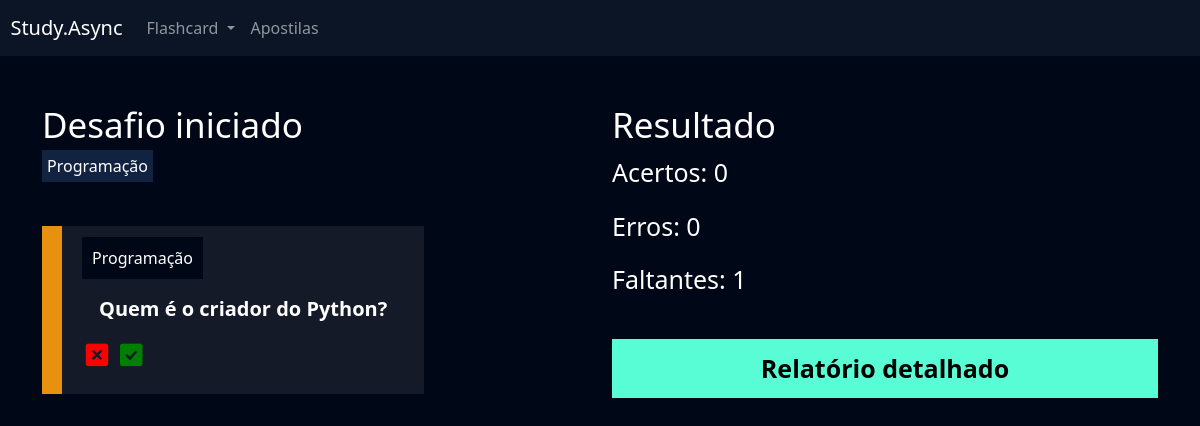
The app's page /flashcard/desafio/4/ (signed in) with its own data.
### flashcard/models.py (models this page shows, shortened)
class FlashcardDesafio(models.Model):
    flashcard = models.ForeignKey(Flashcard, on_delete=models.DO_NOTHING)
    respondido = models.BooleanField(default=False)
    acertou = models.BooleanField(default=False)

class Flashcard(models.Model):
    DIFICULDADE_CHOICES = (('D', 'Difícil'), ('M', 'Médio'), ('F', 'Fácil'))
    user = models.ForeignKey(User, on_delete=models.DO_NOTHING)
    pergunta = models.CharField(max_length=100)
    resposta = models.TextField()
    categoria = models.ForeignKey(Categoria, on_delete=models.DO_NOTHING)
    dificuldade = models.CharField(max_length=1, choices=DIFICULDADE_CHOICES)
    @property
    def css_dificuldade(self):
        if self.dificuldade == 'F':
            return 'flashcard-facil'
        elif self.dificuldade == 'M':
            return 'flashcard-medio'
        elif self.dificuldade == 'D':
            return 'flashcard-dificil'

class Categoria(models.Model):
    nome = models.CharField(max_length=20)
    def __str__(self):
        return self.nome

### flashcard/views.py (the view)
# urls.py: path('desafio/<int:id>/', views.desafio, name='desafio'),
def desafio(request, id):
    desafio = Desafio.objects.get(id=id)
    if not desafio.user == request.user:
        raise Http404()
    if request.method == 'GET':
        acertos = desafio.flashcards.filter(respondido=True).filter(acertou=True).count()
        erros = desafio.flashcards.filter(respondido=True).filter(acertou=False).count()
        faltantes = desafio.flashcards.filter(respondido=False).count()
        return render(
            request,
            'desafio.html',
            {
                'desafio': desafio,
                'acertos': acertos,
                'erros': erros,
                'faltantes': faltantes,
            },
        )

### flashcard/templates/desafio.html (shortened to what this page needs)
{% extends "base.html" %}
{% load static %}
{% block 'cabecalho' %}
    <link href="{% static 'usuarios/css/cadastro.css' %}" rel="stylesheet">
    <link href="{% static 'flashcard/css/novo_flashcard.css' %}" rel="stylesheet">
    <link href="{% static 'flashcard/css/iniciar_desafio.css' %}" rel="stylesheet">
    <link href="{% static 'flashcard/css/desafio.css' %}" rel="stylesheet">
    <link href='https://unpkg.com/boxicons@2.1.4/css/boxicons.min.css' rel='stylesheet'>
{% endblock 'cabecalho' %}
{% block 'conteudo' %}
    {% include "partials/header.html" %}
    <div class="container">
        <br>
        <br>
        <div class="row">
            <div class="col-md">
                <h3 class="fonte-secundaria" >Desafio iniciado</h3>
                {% for flash in desafio.flashcards.all %}
                    <span class="badge-categoria" >{{flash.flashcard.categoria}}</span>
                {% endfor %}
                <br>
                <br>
                <br>
                {% for flash in desafio.flashcards.all %}
                    <div class="box-new-flashcard {% if flash.respondido %}op2{% endif %}">
                        <div class="flashcard {{flash.flashcard.css_dificuldade}}">
                            <div class="flashcard-categoria">
                                {{flash.flashcard.categoria}}
                            </div>
                            <br>
                            <br>
                            <div class="flashcard-box-item" onclick="flip_card({{flash.id}})">
                                <p class="flashcard-item">{{flash.flashcard.pergunta}}</p>
                            </div>
                            {% if not flash.respondido %}
                                <div class="responder">
                                    <a href="{% url 'responder_flashcard' flash.id %}?acertou=0&desafio_id={{desafio.id}}"><i class='bx bxs-x-square icone-vermelho'></i></a>
                                    <a href="{% url 'responder_flashcard' flash.id %}?acertou=1&desafio_id={{desafio.id}}"><i class='bx bxs-check-square icone-verde' ></i></a>
                                </div>
                            {% else %}
                                {% if flash.acertou %}
                                    <span class="badge bg-success">Acertou</span>
                                {% else %}
                                    <span class="badge bg-danger">Errou</span>
                                {% endif%}
                            {% endif %}
                        </div>
                    </div>
                    <br>
                    <br>
                {% endfor %}
            </div>
            <div class="col-md">
                <h3 class="fonte-secundaria">Resultado</h3>
                <p class="fonte-p">Acertos: {{acertos}}</p>
                <p class="fonte-p">Erros: {{erros}}</p>
                <p class="fonte-p">Faltantes: {{faltantes}}</p>
                <br>
                <a class="btn-cadastro btn-desafio" href="">Relatório detalhado</a>
            </div>
        </div>
    </div>
{% endblock 'conteudo' %}

### templates/static/geral/css/base.css (style rules this page uses)
:root { --main-color: #0b1526; --dark-color: #000716; --secondary-dark-color: rgb(15, 2, 26); --light-color: #00c1f3; --contrast-color: #f4c96b; --differential-color: #58fcd5; }
body { background-color: var(--dark-color) !important; color: white !important; }

### templates/static/usuarios/css/cadastro.css (style rules this page uses)
* { margin: 0; padding: 0; }
.btn-cadastro { padding: 10px; background-color: #58fcd5; border: none; border: 1px solid #58fcd5; font-size: 18px; font-weight: bold; padding-left: 25px; padding-right: 25px; }

### templates/static/flashcard/css/novo_flashcard.css (style rules this page uses)
.box-new-flashcard { width: 70%; margin: auto; }
.flashcard { background-color: rgba(255, 255, 255, .08); padding: 20px; }
.flashcard-box-item { text-align: center; }
.flashcard p { font-size: 20px; font-weight: bold; cursor: pointer; }
.flashcard-medio { border-left: 20px solid #E8910E; }
.flashcard-categoria { background-color: var(--dark-color); display: inline; padding: 10px; }

### templates/static/flashcard/css/iniciar_desafio.css (style rules this page uses)
.fonte-secundaria { font-size: 35px; }

### templates/static/flashcard/css/desafio.css (style rules this page uses)
.badge-categoria { padding: 5px; background-color: #122342; }
.box-new-flashcard { margin: 0; }
.icone-vermelho { color:red; font-size: 30px; }
.icone-verde { color:green; font-size: 30px; }
.fonte-p { font-size: 25px; }
.btn-desafio { width: 100% !important; color: black; text-decoration: none; display: block; text-align: center; font-size: 25px; }

### records on screen
FlashcardDesafio: flashcard.categoria "Programação", flashcard.pergunta "Quem é o criador do Python?"

### other values on screen
{{ acertos }} "0"
{{ erros }} "0"
{{ faltantes }} "1"
